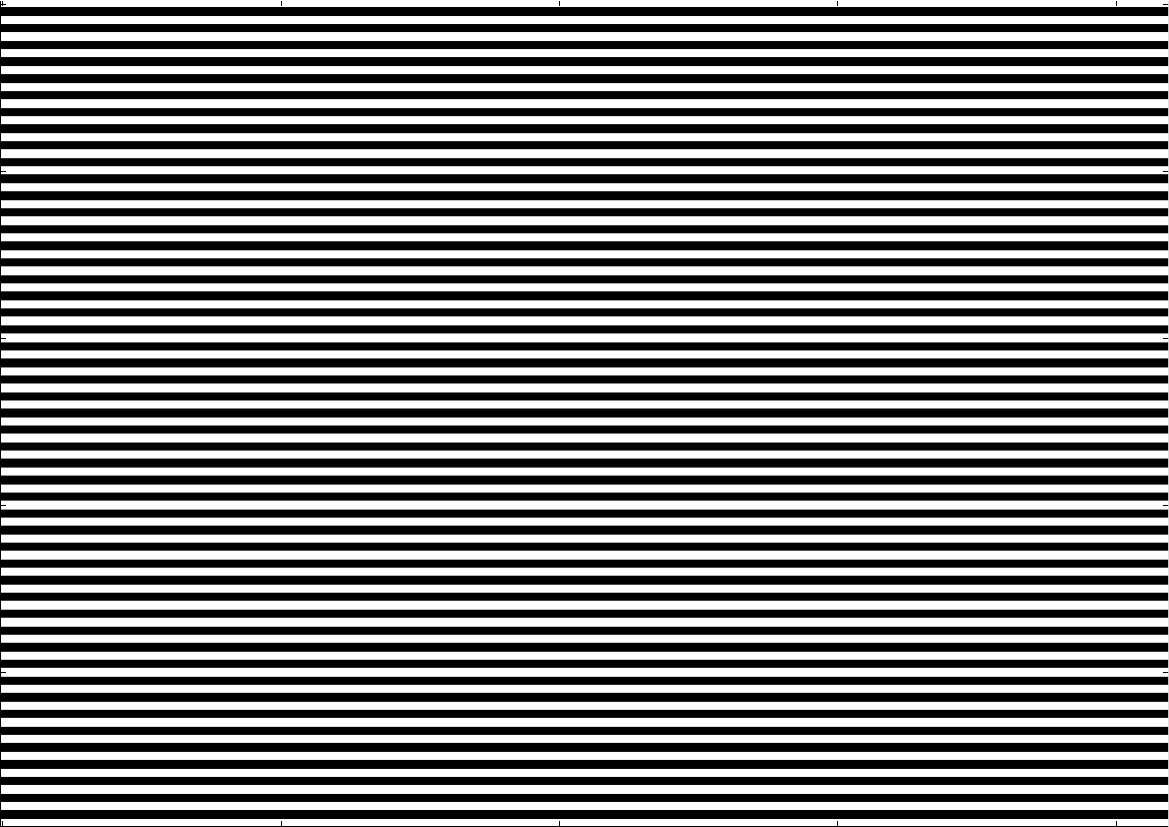

The script that saved this image:
import pylab

# Create A4 size sheet
pylab.figure(figsize = (30 / 2, 22 / 2.))
#pylab.figure(figsize= (51 / 2, 29 / 2))
#pylab.figure(figsize=(51/1.5, 30/1.5))
#pylab.figure(figsize=(29.7 / 2, 21 / 1.5))

# Make axes the full size of the page
pylab.axes([0,0,1,1])

# Create a grid which has unit dimensions of 1mm by 3mm
z = pylab.zeros((297 // 1.5, 210))
#z= pylab.zeros(( 290 // 2, 510 ))
#z=pylab.zeros((300 // 1.5, 510))
# Make every second row black
z[::2,:] = 255

pylab.imshow(z, cmap='gray', interpolation = 'nearest', aspect='auto')

# Save the image as a PDF document
pylab.savefig('bwlines14.png')

# Show for debug purposes
pylab.show()
